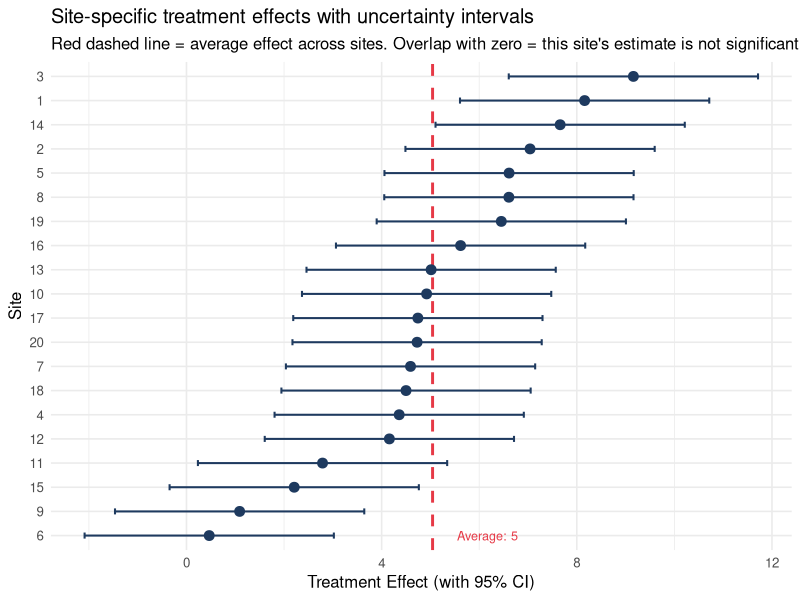
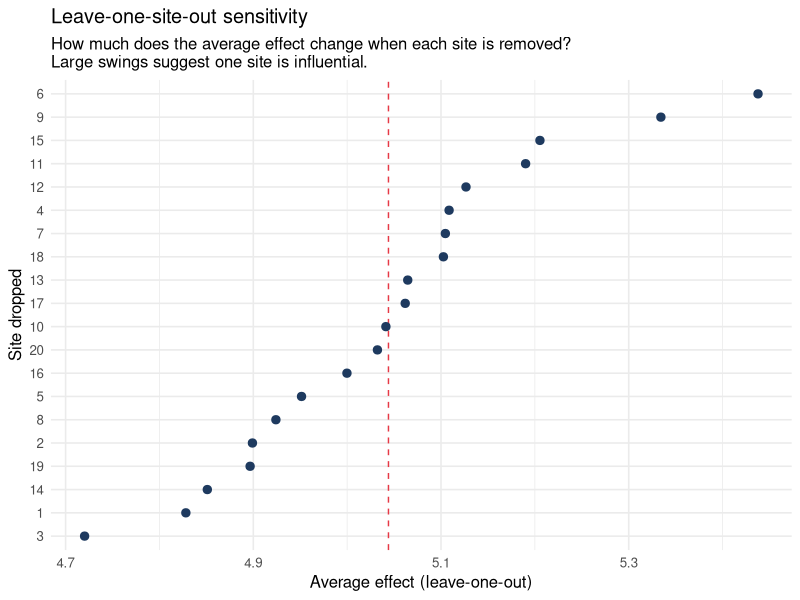

These charts were generated, in order, by the following R code:
## ---- chunk 1
library(tidyverse)
library(lme4)
library(lmerTest)
library(broom.mixed)
set.seed(2024)
## ---- chunk 2
n_sites       <- 20
n_per_site    <- 40  # 20 treatment, 20 control

site_intercepts <- rnorm(n_sites, 50, 5)   # sites differ in baseline
site_effects    <- rnorm(n_sites, 5, 3)    # treatment effect varies across sites
# Average effect = 5; some sites show 8, some show 2

df_ml <- expand_grid(
  site = 1:n_sites,
  participant = 1:n_per_site
) |>
  mutate(
    treatment   = rep(c(rep(0, 20), rep(1, 20)), n_sites),
    site_base   = site_intercepts[site],
    site_effect = site_effects[site],
    outcome     = site_base + site_effect * treatment + rnorm(n(), 0, 6),
    site        = factor(site)
  )
## ---- chunk 3
# Random intercepts and slopes for sites
m_ml <- lmer(outcome ~ treatment + (treatment | site), data = df_ml)

broom.mixed::tidy(m_ml, effects = "fixed") |>
  knitr::kable(digits = 3,
    caption = "Average treatment effect across sites")

broom.mixed::tidy(m_ml, effects = "ran_pars") |>
  knitr::kable(digits = 3,
    caption = "Variance in treatment effect across sites (how heterogeneous is the effect?)")
## ---- chunk 4
# Forest plot with uncertainty intervals — not just point estimates

# Extract site-specific estimates: BLUP + shrinkage
site_coefs <- coef(m_ml)$site |>
  as.data.frame() |>
  rownames_to_column("site") |>
  rename(intercept = `(Intercept)`, effect = treatment)

# Approximate SE for site estimates via simulation from the fitted model
# (for a clean forest plot we use the lmer variance + residual to compute a naive SE)
n_per_site_val  <- n_per_site / 2   # ~20 per arm per site
resid_se        <- sigma(m_ml)
slope_se_approx <- resid_se / sqrt(n_per_site_val)   # rough per-site SE

site_estimates <- site_coefs |>
  mutate(
    se_approx = slope_se_approx,
    ci_lo     = effect - 1.96 * se_approx,
    ci_hi     = effect + 1.96 * se_approx
  ) |>
  arrange(effect)

avg_effect <- fixef(m_ml)["treatment"]

ggplot(site_estimates, aes(x = reorder(site, effect), y = effect)) +
  geom_hline(yintercept = avg_effect,
             color = "#e63946", linetype = "dashed", linewidth = 1) +
  geom_errorbar(aes(ymin = ci_lo, ymax = ci_hi),
                width = 0.25, color = "#1e3a5f", linewidth = 0.7) +
  geom_point(size = 3, color = "#1e3a5f") +
  annotate("text", x = 1, y = avg_effect + 0.5,
           label = paste0("Average: ", round(avg_effect, 1)),
           color = "#e63946", hjust = 0, size = 3.2) +
  coord_flip() +
  labs(
    title    = "Site-specific treatment effects with uncertainty intervals",
    subtitle = "Red dashed line = average effect across sites. Overlap with zero = this site's estimate is not significant alone.",
    x        = "Site",
    y        = "Treatment Effect (with 95% CI)"
  ) +
  theme_minimal(base_size = 12)
## ---- chunk 5
# Leave-one-site-out sensitivity: how much does the average effect change?
loo_results <- map_dfr(unique(df_ml$site), function(s) {
  df_sub <- df_ml |> filter(site != s)
  m_sub  <- lmer(outcome ~ treatment + (treatment | site),
                 data = df_sub, control = lmerControl(optimizer = "bobyqa"))
  tibble(
    dropped_site = s,
    avg_effect   = fixef(m_sub)["treatment"]
  )
})

ggplot(loo_results, aes(x = reorder(dropped_site, avg_effect), y = avg_effect)) +
  geom_hline(yintercept = fixef(m_ml)["treatment"],
             color = "#e63946", linetype = "dashed") +
  geom_point(color = "#1e3a5f", size = 2.5) +
  coord_flip() +
  labs(
    title    = "Leave-one-site-out sensitivity",
    subtitle = "How much does the average effect change when each site is removed?\nLarge swings suggest one site is influential.",
    x        = "Site dropped",
    y        = "Average effect (leave-one-out)"
  ) +
  theme_minimal(base_size = 12)
## ---- chunk 6
# Post-fit summary: what does the site-level variance tell us?
var_te  <- as.data.frame(VarCorr(m_ml))$vcov[2]
sd_te   <- sqrt(var_te)
avg_te  <- fixef(m_ml)["treatment"]

tibble(
  Quantity             = c("Average treatment effect", "SD of effect across sites",
                           "80% plausible interval for site effects",
                           "Proportion of sites where effect > 0 (approx)"),
  Value = c(
    round(avg_te, 2),
    round(sd_te, 2),
    paste0("[", round(avg_te - 1.28 * sd_te, 1), ", ", round(avg_te + 1.28 * sd_te, 1), "]"),
    round(pnorm(avg_te / sd_te), 2)
  )
) |>
  knitr::kable(caption = "Treatment effect heterogeneity across sites. The 80% plausible interval shows the range of effects you would expect across a new sample of similar sites.")
## ---- chunk 7
# Variance of the treatment effect across sites
var_treatment_effect <- as.data.frame(VarCorr(m_ml))$vcov[2]  # slope variance
cat("Standard deviation of treatment effect across sites:",
    round(sqrt(var_treatment_effect), 2), "\n")
cat("Average effect:", round(fixef(m_ml)["treatment"], 2), "\n")
cat("Effect ranges approximately from",
    round(fixef(m_ml)["treatment"] - 2*sqrt(var_treatment_effect), 1),
    "to",
    round(fixef(m_ml)["treatment"] + 2*sqrt(var_treatment_effect), 1),
    "across sites\n")
